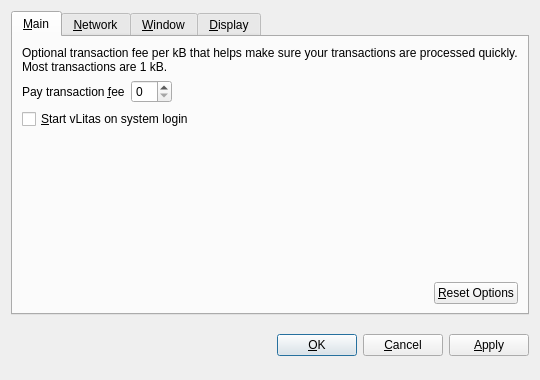
<?xml version="1.0" encoding="UTF-8"?>
<ui version="4.0">
 <class>OptionsDialog</class>
 <widget class="QDialog" name="OptionsDialog">
  <property name="geometry">
   <rect>
    <x>0</x>
    <y>0</y>
    <width>540</width>
    <height>380</height>
   </rect>
  </property>
  <property name="windowTitle">
   <string>Options</string>
  </property>
  <property name="modal">
   <bool>true</bool>
  </property>
  <layout class="QVBoxLayout" name="verticalLayout">
   <item>
    <widget class="QTabWidget" name="tabWidget">
     <property name="tabPosition">
      <enum>QTabWidget::North</enum>
     </property>
     <property name="currentIndex">
      <number>0</number>
     </property>
     <widget class="QWidget" name="tabMain">
      <attribute name="title">
       <string>&amp;Main</string>
      </attribute>
      <layout class="QVBoxLayout" name="verticalLayout_Main">
       <item>
        <widget class="QLabel" name="transactionFeeInfoLabel">
         <property name="text">
          <string>Optional transaction fee per kB that helps make sure your transactions are processed quickly. Most transactions are 1 kB.</string>
         </property>
         <property name="textFormat">
          <enum>Qt::PlainText</enum>
         </property>
         <property name="wordWrap">
          <bool>true</bool>
         </property>
        </widget>
       </item>
       <item>
        <layout class="QHBoxLayout" name="horizontalLayout_1_Main">
         <item>
          <widget class="QLabel" name="transactionFeeLabel">
           <property name="text">
            <string>Pay transaction &amp;fee</string>
           </property>
           <property name="textFormat">
            <enum>Qt::PlainText</enum>
           </property>
           <property name="buddy">
            <cstring>transactionFee</cstring>
           </property>
          </widget>
         </item>
         <item>
          <widget class="BitcoinAmountField" name="transactionFee"/>
         </item>
         <item>
          <spacer name="horizontalSpacer_1_Main">
           <property name="orientation">
            <enum>Qt::Horizontal</enum>
           </property>
           <property name="sizeHint" stdset="0">
            <size>
             <width>40</width>
             <height>20</height>
            </size>
           </property>
          </spacer>
         </item>
        </layout>
       </item>
       <item>
        <widget class="QCheckBox" name="bitcoinAtStartup">
         <property name="toolTip">
          <string>Automatically start vLitas after logging in to the system.</string>
         </property>
         <property name="text">
          <string>&amp;Start vLitas on system login</string>
         </property>
        </widget>
       </item>
       <item>
        <spacer name="verticalSpacer_Main">
         <property name="orientation">
          <enum>Qt::Vertical</enum>
         </property>
         <property name="sizeHint" stdset="0">
          <size>
           <width>20</width>
           <height>40</height>
          </size>
         </property>
        </spacer>
       </item>
       <item>
        <layout class="QHBoxLayout" name="horizontalLayout_2_Main">
         <item>
          <spacer name="horizontalSpacer_2_Main">
           <property name="orientation">
            <enum>Qt::Horizontal</enum>
           </property>
           <property name="sizeHint" stdset="0">
            <size>
             <width>40</width>
             <height>20</height>
            </size>
           </property>
          </spacer>
         </item>
         <item>
          <widget class="QPushButton" name="resetButton">
           <property name="toolTip">
            <string>Reset all client options to default.</string>
           </property>
           <property name="text">
            <string>&amp;Reset Options</string>
           </property>
           <property name="autoDefault">
            <bool>false</bool>
           </property>
          </widget>
         </item>
        </layout>
       </item>
      </layout>
     </widget>
     <widget class="QWidget" name="tabNetwork">
      <attribute name="title">
       <string>&amp;Network</string>
      </attribute>
      <layout class="QVBoxLayout" name="verticalLayout_Network">
       <item>
        <widget class="QCheckBox" name="mapPortUpnp">
         <property name="toolTip">
          <string>Automatically open the vLitas client port on the router. This only works when your router supports UPnP and it is enabled.</string>
         </property>
         <property name="text">
          <string>Map port using &amp;UPnP</string>
         </property>
        </widget>
       </item>
       <item>
        <widget class="QCheckBox" name="connectSocks">
         <property name="toolTip">
          <string>Connect to the vLitas network through a SOCKS proxy (e.g. when connecting through Tor).</string>
         </property>
         <property name="text">
          <string>&amp;Connect through SOCKS proxy:</string>
         </property>
        </widget>
       </item>
       <item>
        <layout class="QHBoxLayout" name="horizontalLayout_Network">
         <item>
          <widget class="QLabel" name="proxyIpLabel">
           <property name="text">
            <string>Proxy &amp;IP:</string>
           </property>
           <property name="textFormat">
            <enum>Qt::PlainText</enum>
           </property>
           <property name="buddy">
            <cstring>proxyIp</cstring>
           </property>
          </widget>
         </item>
         <item>
          <widget class="QValidatedLineEdit" name="proxyIp">
           <property name="maximumSize">
            <size>
             <width>140</width>
             <height>16777215</height>
            </size>
           </property>
           <property name="toolTip">
            <string>IP address of the proxy (e.g. 127.0.0.1)</string>
           </property>
          </widget>
         </item>
         <item>
          <widget class="QLabel" name="proxyPortLabel">
           <property name="text">
            <string>&amp;Port:</string>
           </property>
           <property name="textFormat">
            <enum>Qt::PlainText</enum>
           </property>
           <property name="buddy">
            <cstring>proxyPort</cstring>
           </property>
          </widget>
         </item>
         <item>
          <widget class="QLineEdit" name="proxyPort">
           <property name="maximumSize">
            <size>
             <width>55</width>
             <height>16777215</height>
            </size>
           </property>
           <property name="toolTip">
            <string>Port of the proxy (e.g. 9050)</string>
           </property>
          </widget>
         </item>
         <item>
          <widget class="QLabel" name="socksVersionLabel">
           <property name="text">
            <string>SOCKS &amp;Version:</string>
           </property>
           <property name="textFormat">
            <enum>Qt::PlainText</enum>
           </property>
           <property name="buddy">
            <cstring>socksVersion</cstring>
           </property>
          </widget>
         </item>
         <item>
          <widget class="QValueComboBox" name="socksVersion">
           <property name="toolTip">
            <string>SOCKS version of the proxy (e.g. 5)</string>
           </property>
          </widget>
         </item>
         <item>
          <spacer name="horizontalSpacer_Network">
           <property name="orientation">
            <enum>Qt::Horizontal</enum>
           </property>
           <property name="sizeHint" stdset="0">
            <size>
             <width>40</width>
             <height>20</height>
            </size>
           </property>
          </spacer>
         </item>
        </layout>
       </item>
       <item>
        <spacer name="verticalSpacer_Network">
         <property name="orientation">
          <enum>Qt::Vertical</enum>
         </property>
         <property name="sizeHint" stdset="0">
          <size>
           <width>20</width>
           <height>40</height>
          </size>
         </property>
        </spacer>
       </item>
      </layout>
     </widget>
     <widget class="QWidget" name="tabWindow">
      <attribute name="title">
       <string>&amp;Window</string>
      </attribute>
      <layout class="QVBoxLayout" name="verticalLayout_Window">
       <item>
        <widget class="QCheckBox" name="minimizeToTray">
         <property name="toolTip">
          <string>Show only a tray icon after minimizing the window.</string>
         </property>
         <property name="text">
          <string>&amp;Minimize to the tray instead of the taskbar</string>
         </property>
        </widget>
       </item>
       <item>
        <widget class="QCheckBox" name="minimizeOnClose">
         <property name="toolTip">
          <string>Minimize instead of exit the application when the window is closed. When this option is enabled, the application will be closed only after selecting Quit in the menu.</string>
         </property>
         <property name="text">
          <string>M&amp;inimize on close</string>
         </property>
        </widget>
       </item>
       <item>
        <spacer name="verticalSpacer_Window">
         <property name="orientation">
          <enum>Qt::Vertical</enum>
         </property>
         <property name="sizeHint" stdset="0">
          <size>
           <width>20</width>
           <height>40</height>
          </size>
         </property>
        </spacer>
       </item>
      </layout>
     </widget>
     <widget class="QWidget" name="tabDisplay">
      <attribute name="title">
       <string>&amp;Display</string>
      </attribute>
      <layout class="QVBoxLayout" name="verticalLayout_Display">
       <item>
        <layout class="QHBoxLayout" name="horizontalLayout_1_Display">
         <item>
          <widget class="QLabel" name="langLabel">
           <property name="text">
            <string>User Interface &amp;language:</string>
           </property>
           <property name="textFormat">
            <enum>Qt::PlainText</enum>
           </property>
           <property name="buddy">
            <cstring>lang</cstring>
           </property>
          </widget>
         </item>
         <item>
          <widget class="QValueComboBox" name="lang">
           <property name="toolTip">
            <string>The user interface language can be set here. This setting will take effect after restarting vLitas.</string>
           </property>
          </widget>
         </item>
        </layout>
       </item>
       <item>
        <layout class="QHBoxLayout" name="horizontalLayout_2_Display">
         <item>
          <widget class="QLabel" name="unitLabel">
           <property name="text">
            <string>&amp;Unit to show amounts in:</string>
           </property>
           <property name="textFormat">
            <enum>Qt::PlainText</enum>
           </property>
           <property name="buddy">
            <cstring>unit</cstring>
           </property>
          </widget>
         </item>
         <item>
          <widget class="QValueComboBox" name="unit">
           <property name="toolTip">
            <string>Choose the default subdivision unit to show in the interface and when sending coins.</string>
           </property>
          </widget>
         </item>
        </layout>
       </item>
       <item>
        <widget class="QCheckBox" name="displayAddresses">
         <property name="toolTip">
          <string>Whether to show vLitas addresses in the transaction list or not.</string>
         </property>
         <property name="text">
          <string>&amp;Display addresses in transaction list</string>
         </property>
        </widget>
       </item>
       <item>
        <widget class="QCheckBox" name="coinControlFeatures">
         <property name="toolTip">
          <string>Whether to show coin control features or not.</string>
         </property>
         <property name="text">
          <string>Display coin &amp;control features (experts only!)</string>
         </property>
        </widget>
       </item>
       <item>
        <spacer name="verticalSpacer_Display">
         <property name="orientation">
          <enum>Qt::Vertical</enum>
         </property>
         <property name="sizeHint" stdset="0">
          <size>
           <width>20</width>
           <height>40</height>
          </size>
         </property>
        </spacer>
       </item>
      </layout>
     </widget>
    </widget>
   </item>
   <item>
    <layout class="QHBoxLayout" name="horizontalLayout_Buttons">
     <item>
      <spacer name="horizontalSpacer_1">
       <property name="orientation">
        <enum>Qt::Horizontal</enum>
       </property>
       <property name="sizeHint" stdset="0">
        <size>
         <width>40</width>
         <height>48</height>
        </size>
       </property>
      </spacer>
     </item>
     <item>
      <widget class="QLabel" name="statusLabel">
       <property name="font">
        <font>
         <weight>75</weight>
         <bold>true</bold>
        </font>
       </property>
       <property name="text">
        <string/>
       </property>
       <property name="textFormat">
        <enum>Qt::PlainText</enum>
       </property>
       <property name="wordWrap">
        <bool>true</bool>
       </property>
      </widget>
     </item>
     <item>
      <spacer name="horizontalSpacer_2">
       <property name="orientation">
        <enum>Qt::Horizontal</enum>
       </property>
       <property name="sizeHint" stdset="0">
        <size>
         <width>40</width>
         <height>48</height>
        </size>
       </property>
      </spacer>
     </item>
     <item>
      <widget class="QPushButton" name="okButton">
       <property name="text">
        <string>&amp;OK</string>
       </property>
      </widget>
     </item>
     <item>
      <widget class="QPushButton" name="cancelButton">
       <property name="text">
        <string>&amp;Cancel</string>
       </property>
       <property name="autoDefault">
        <bool>false</bool>
       </property>
      </widget>
     </item>
     <item>
      <widget class="QPushButton" name="applyButton">
       <property name="text">
        <string>&amp;Apply</string>
       </property>
       <property name="autoDefault">
        <bool>false</bool>
       </property>
      </widget>
     </item>
    </layout>
   </item>
  </layout>
 </widget>
 <customwidgets>
  <customwidget>
   <class>BitcoinAmountField</class>
   <extends>QSpinBox</extends>
   <header>bitcoinamountfield.h</header>
  </customwidget>
  <customwidget>
   <class>QValueComboBox</class>
   <extends>QComboBox</extends>
   <header>qvaluecombobox.h</header>
  </customwidget>
  <customwidget>
   <class>QValidatedLineEdit</class>
   <extends>QLineEdit</extends>
   <header>qvalidatedlineedit.h</header>
  </customwidget>
 </customwidgets>
 <resources/>
 <connections/>
</ui>
